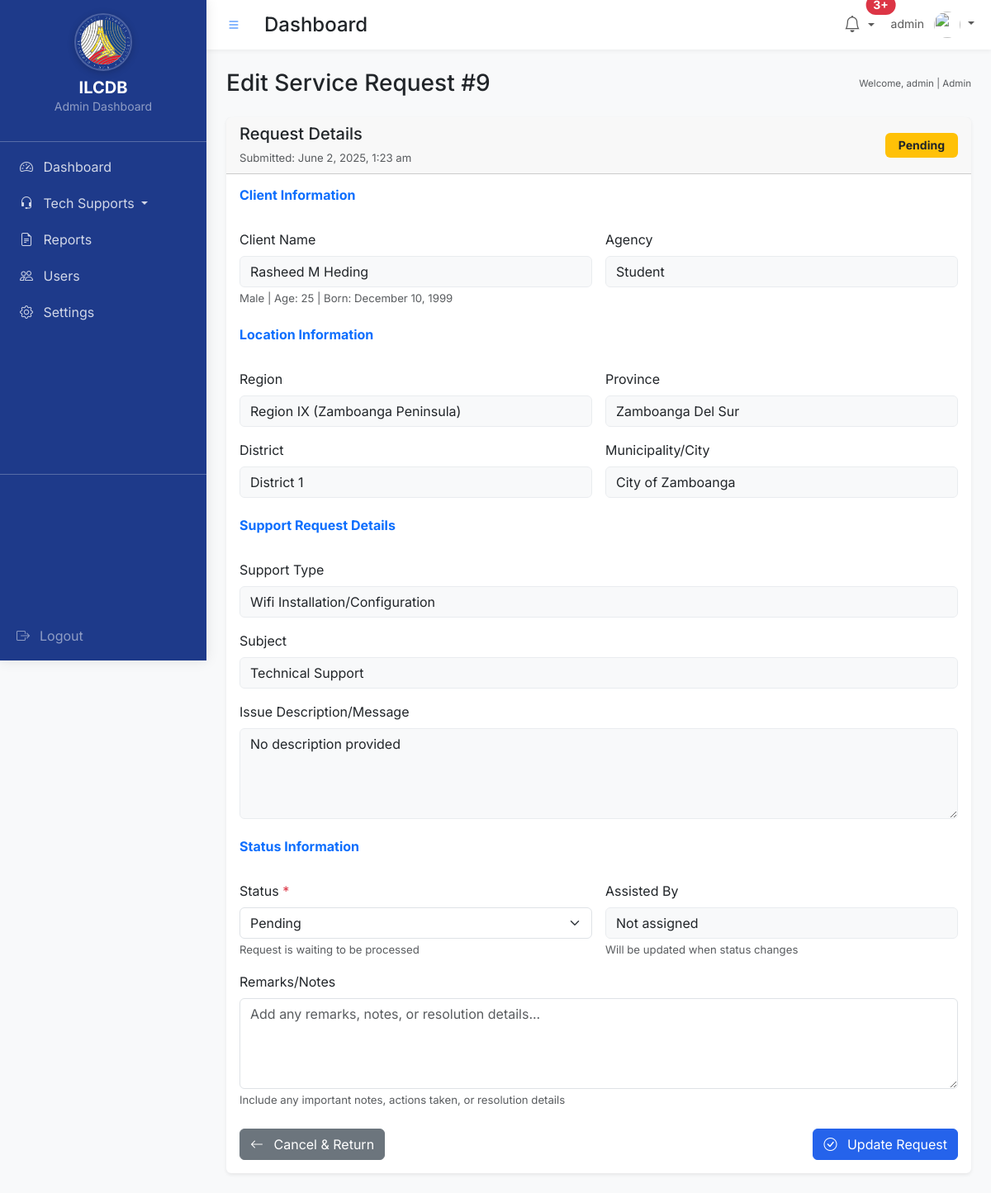
Page /admin/edit-request.php?id=9 (signed in) on the committed database.
### tables this page shows
CREATE TABLE `tech_support_requests` (
  `id` int(11) NOT NULL,
  `client_id` int(11) NOT NULL,
  `support_type` varchar(100) NOT NULL,
  `subject` varchar(255) DEFAULT NULL,
  `message` text NOT NULL,
  `issue_description` text NOT NULL,
  `date_requested` timestamp NOT NULL DEFAULT current_timestamp(),
  `date_assisted` timestamp NULL DEFAULT NULL,
  `date_resolved` timestamp NULL DEFAULT NULL,
  `assisted_by_id` int(11) DEFAULT NULL,
  `status` enum('Pending','In Progress','Resolved','Cancelled') DEFAULT 'Pending',
  `remarks` text DEFAULT NULL,
  `created_at` timestamp NOT NULL DEFAULT current_timestamp(),
  `updated_at` timestamp NOT NULL DEFAULT current_timestamp() ON UPDATE current_timestamp()
);

CREATE TABLE `clients` (
  `id` int(11) NOT NULL,
  `firstname` varchar(50) NOT NULL,
  `surname` varchar(50) NOT NULL,
  `middle_initial` char(1) DEFAULT NULL,
  `client_name` varchar(100) NOT NULL,
  `agency` varchar(100) NOT NULL,
  `gender` varchar(10) NOT NULL,
  `birthdate` date NOT NULL,
  `region` varchar(50) NOT NULL,
  `region_id` int(11) DEFAULT NULL,
  `province_id` int(11) DEFAULT NULL,
  `district_id` int(11) DEFAULT NULL,
  `municipality_id` int(11) DEFAULT NULL,
  `email` varchar(255) DEFAULT NULL,
  `phone` varchar(50) DEFAULT NULL,
  `created_at` timestamp NOT NULL DEFAULT current_timestamp()
);

CREATE TABLE `regions` (
  `id` int(11) NOT NULL,
  `region_code` varchar(20) NOT NULL,
  `region_name` varchar(100) NOT NULL,
  `created_at` timestamp NOT NULL DEFAULT current_timestamp(),
  `updated_at` timestamp NOT NULL DEFAULT current_timestamp() ON UPDATE current_timestamp()
);

CREATE TABLE `provinces` (
  `id` int(11) NOT NULL,
  `province_name` varchar(100) NOT NULL,
  `province_code` varchar(20) DEFAULT NULL,
  `region_id` int(11) NOT NULL,
  `created_at` timestamp NOT NULL DEFAULT current_timestamp(),
  `updated_at` timestamp NOT NULL DEFAULT current_timestamp() ON UPDATE current_timestamp()
);

CREATE TABLE `districts` (
  `id` int(11) NOT NULL,
  `district_name` varchar(100) NOT NULL,
  `district_code` varchar(20) DEFAULT NULL,
  `province_id` int(11) NOT NULL,
  `created_at` timestamp NOT NULL DEFAULT current_timestamp(),
  `updated_at` timestamp NOT NULL DEFAULT current_timestamp() ON UPDATE current_timestamp()
);

CREATE TABLE `municipalities` (
  `id` int(11) NOT NULL,
  `municipality_name` varchar(100) NOT NULL,
  `municipality_code` varchar(20) DEFAULT NULL,
  `province_id` int(11) NOT NULL,
  `district_id` int(11) DEFAULT NULL,
  `created_at` timestamp NOT NULL DEFAULT current_timestamp(),
  `updated_at` timestamp NOT NULL DEFAULT current_timestamp() ON UPDATE current_timestamp()
);

### admin/edit-request.php (the view, shortened to what this page needs)
<?php
require_once '../includes/db_connect.php';
$id = (int)$_GET['id'];
$stmt = $conn->prepare("
    SELECT tsr.*,
           c.firstname, c.surname, c.middle_initial, c.email, c.phone, c.agency, c.gender, c.birthdate,
           c.region, c.region_id, c.province_id, c.district_id, c.municipality_id,
           r.region_name, r.region_code,
           p.province_name, p.province_code,
           d.district_name, d.district_code,
           m.municipality_name, m.municipality_code,
           TIMESTAMPDIFF(YEAR, c.birthdate, CURDATE()) as age
    FROM tech_support_requests tsr
    JOIN clients c ON tsr.client_id = c.id
    LEFT JOIN regions r ON c.region_id = r.id
    LEFT JOIN provinces p ON c.province_id = p.id
    LEFT JOIN districts d ON c.district_id = d.id
    LEFT JOIN municipalities m ON c.municipality_id = m.id
    WHERE tsr.id = ?
");
$stmt->bind_param("i", $id);
$stmt->execute();
$result = $stmt->get_result();
$request = $result->fetch_assoc();
$location = [
    'region_name' => $request['region_name'] ?? '',
    'province_name' => $request['province_name'] ?? '',
    'district_name' => $request['district_name'] ?? '',
    'municipality_name' => $request['municipality_name'] ?? ''
];
$fullname = trim($request['firstname'] . ' ' .
    ($request['middle_initial'] ? $request['middle_initial'] . ' ' : '') .
    $request['surname']);
?>
<!DOCTYPE html>
<html lang="en">
<head>
    <link href="https://cdn.jsdelivr.net/npm/bootstrap@5.3.0/dist/css/bootstrap.min.css" rel="stylesheet">
    <link href="https://cdn.jsdelivr.net/npm/bootstrap-icons@1.10.0/font/bootstrap-icons.css" rel="stylesheet">
</head>
<body>
    <?php include '../admin/includes/sidebar.php'; ?>
        <div class="container-fluid p-4">
        <div class="d-flex justify-content-between align-items-center mb-4">
            <h1 class="h3 mb-0 text-gray-800">Edit Service Request #<?php echo $id; ?></h1>
            <div class="text-muted">
                <small>Welcome, <?php echo htmlspecialchars($_SESSION['username']); ?> | Admin</small>
            </div>        </div>
        <div class="card">
            <div class="card-header d-flex justify-content-between align-items-center">
                <div>
                    <h5 class="card-title mb-1">Request Details</h5>
                    <small class="text-muted">
                        Submitted: <?php echo date('F j, Y, g:i a', strtotime($request['date_requested'])); ?>
                    </small>
                </div>
                <div>
                    <?php
                    $status_class = 'bg-warning text-dark';
                    ?>
                    <span class="badge <?php echo $status_class; ?> px-3 py-2">
                        <?php echo htmlspecialchars($request['status']); ?>
                    </span>
                </div>
            </div>
            <div class="card-body">
                <form method="post" action="<?php echo htmlspecialchars($_SERVER["PHP_SELF"] . "?id=" . $id); ?>">
                    <div class="row g-3">
                        <div class="col-12">
                            <h6 class="fw-bold text-primary mb-3">Client Information</h6>
                        </div>
                          <div class="col-md-6">
                            <label class="form-label">Client Name</label>
                            <input type="text" class="form-control" value="<?php echo htmlspecialchars($fullname); ?>" readonly>
                            <small class="text-muted">
                                <?php echo htmlspecialchars($request['gender']); ?> | Age: <?php echo $request['age']; ?> |
                                Born: <?php echo date('F j, Y', strtotime($request['birthdate'])); ?>
                            </small>
                        </div>                        <div class="col-md-6">
                            <label class="form-label">Agency</label>
                            <input type="text" class="form-control" value="<?php echo htmlspecialchars($request['agency']); ?>" readonly>
                        </div>
                        <div class="col-12 mt-4">
                            <h6 class="fw-bold text-primary mb-3">Location Information</h6>
                        </div>                        <div class="col-md-6">
                            <label class="form-label">Region</label>
                            <input type="text" class="form-control" value="<?php echo htmlspecialchars($location['region_name'] ?: $request['region']); ?>" readonly>
                        </div>
                        <div class="col-md-6">
                            <label class="form-label">Province</label>
                            <input type="text" class="form-control" value="<?php echo htmlspecialchars($location['province_name'] ?: 'Not specified'); ?>" readonly>
                        </div>
                        <div class="col-md-6">
                            <label class="form-label">District</label>
                            <input type="text" class="form-control" value="<?php echo htmlspecialchars($location['district_name'] ?: 'Not specified'); ?>" readonly>
                        </div>
                        <div class="col-md-6">
                            <label class="form-label">Municipality/City</label>
                            <input type="text" class="form-control" value="<?php echo htmlspecialchars($location['municipality_name'] ?: 'Not specified'); ?>" readonly>
                        </div>
                        <div class="col-12 mt-4">
                            <h6 class="fw-bold text-primary mb-3">Support Request Details</h6>
                        </div>
                        <div class="col-12">
                            <label class="form-label">Support Type</label>
                            <input type="text" class="form-control" value="<?php echo htmlspecialchars($request['support_type']); ?>" readonly>
                        </div>
                        <div class="col-12">
                            <label class="form-label">Subject</label>
                            <input type="text" class="form-control" value="<?php echo htmlspecialchars($request['subject']); ?>" readonly>
                        </div>                        <div class="col-12">
                            <label class="form-label">Issue Description/Message</label>
                            <textarea class="form-control" rows="4" readonly><?php echo htmlspecialchars($request['message'] ?: $request['issue_description'] ?: 'No description provided'); ?></textarea>
                        </div>
                        <div class="col-12 mt-4">
                            <h6 class="fw-bold text-primary mb-3">Status Information</h6>
                        </div>                        <div class="col-md-6">
                            <label for="status" class="form-label">Status <span class="text-danger">*</span></label>
                            <select name="status" id="status" class="form-select" required>
                                <option value="Pending" <?php echo $request['status'] === 'Pending' ? 'selected' : ''; ?>>Pending</option>
                            </select>
                            <small class="text-muted">Select the current status of this request</small>
                        </div>
                        <div class="col-md-6">
                            <label class="form-label">Assisted By</label>
                            <input type="text" class="form-control" value="<?php echo htmlspecialchars($request['assisted_by_id'] ?: 'Not assigned'); ?>" readonly>
                            <small class="text-muted">Will be updated when status changes</small>
                        </div>                        <div class="col-12">
                            <label for="remarks" class="form-label">Remarks/Notes</label>
                            <textarea name="remarks" id="remarks" class="form-control" rows="4" placeholder="Add any remarks, notes, or resolution details..."><?php echo htmlspecialchars($request['remarks'] ?: ''); ?></textarea>
                            <small class="text-muted">Include any important notes, actions taken, or resolution details</small>
                        </div>
                    </div>
                    <div class="mt-4 d-flex justify-content-between">
                        <a href="service-requests.php" class="btn btn-secondary">
                            <i class="bi bi-arrow-left me-2"></i>
                            Cancel & Return
                        </a>
                        <button type="submit" class="btn btn-primary">
                            <i class="bi bi-check-circle me-2"></i>
                            Update Request
                        </button>
                    </div>
                </form>
            </div>        </div>
    </div>
</body>
</html>

### admin/edit-request.php (style rules this page uses)
body { font-family: 'Inter', sans-serif; background-color: #f8f9fa; }
.form-control, .form-select { border-radius: 6px; }
.card { border: none; box-shadow: 0 0.125rem 0.25rem rgba(0, 0, 0, 0.075); }
.btn-primary { background-color: #2563eb; border-color: #2563eb; }
.badge { font-size: 0.875rem; }
.form-control:read-only { background-color: #f8f9fa; border-color: #e9ecef; }
.text-muted { font-size: 0.825rem; }

### admin/includes/sidebar.php (style rules this page uses)
:root { --sidebar-width: 250px; --sidebar-collapsed-width: 70px; --sidebar-bg: #1e3a8a; --sidebar-color: #fff; --topbar-height: 60px; }

### rows in the picture
tech_support_requests: date_requested "June 2, 2025, 1:23 am", status "Pending", client.surname "Rasheed M Heding", client.gender "Male", client.birthdate "December 10, 1999", client.agency "Student", region_name "Region IX (Zamboanga Peninsula)", province_name "Zamboanga Del Sur", district_name "District 1", municipality_name "City of Zamboanga", support_type "Wifi Installation/Configuration", subject "Technical Support", message+issue_description "No description provided", assisted_by "Not assigned"

### other values in the picture
$_SESSION['username'] "admin"
$id "9"
$request['age'] "25"
